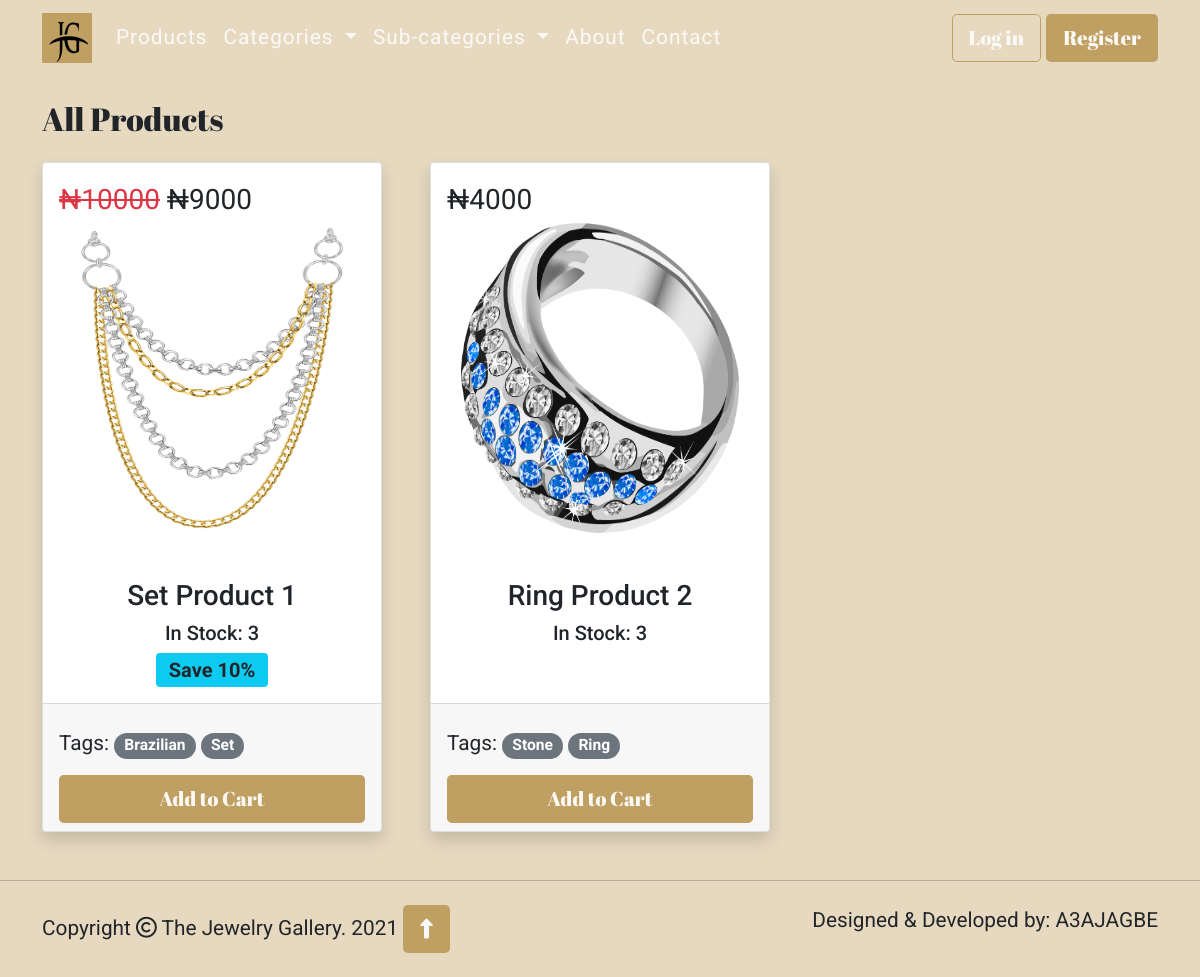
Page /store_products on the earlier database version.
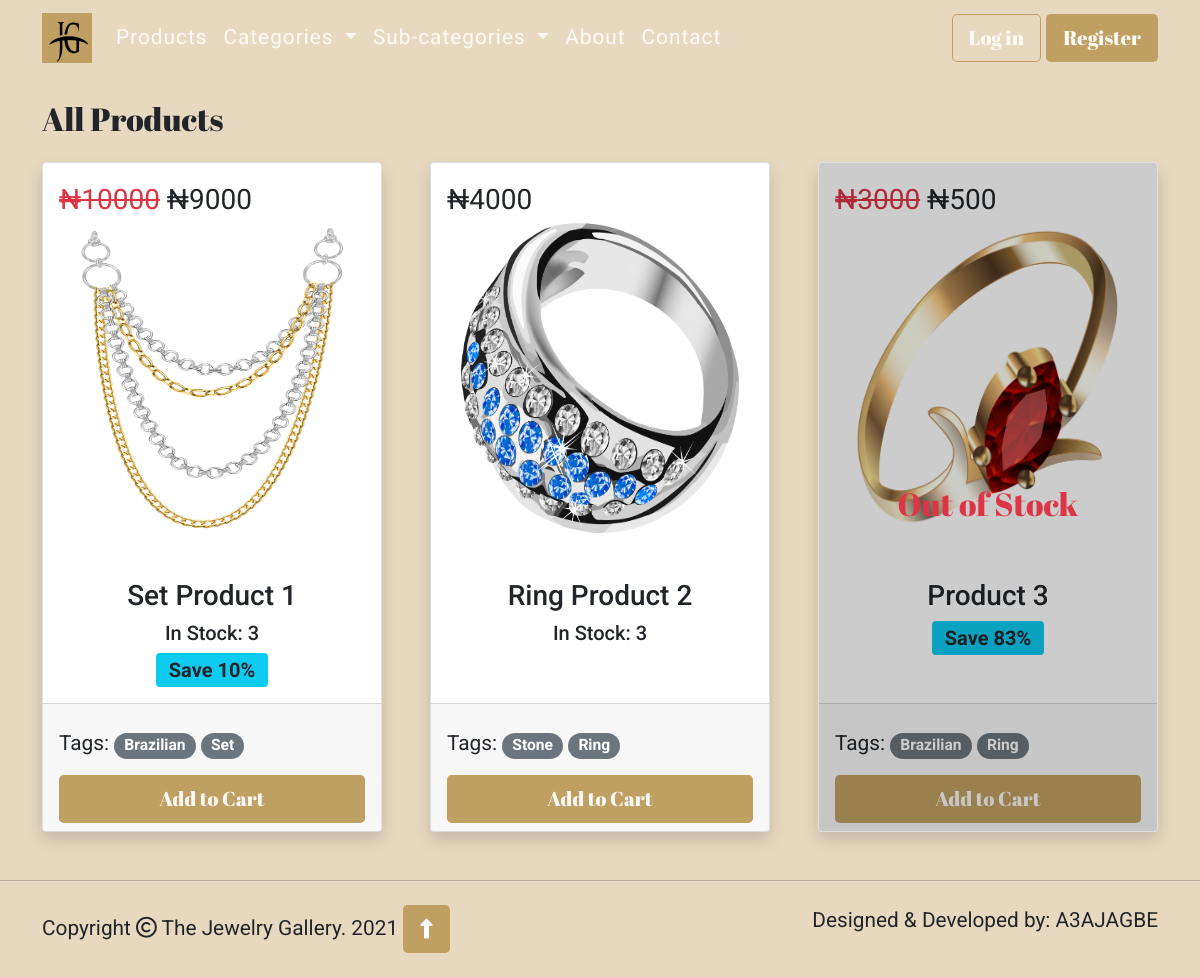
Same page on the later database version.
### store/models.py (models this page shows, shortened)
class Products(db.Model):
    id = db.Column(db.Integer, primary_key=True)
    name = db.Column(db.String(50), nullable=False)
    price = db.Column(db.Integer, nullable=False)
    discount = db.Column(db.Integer)
    stock = db.Column(db.Integer, nullable=False)
    image = db.Column(db.String(128), unique=True, nullable=False)
    category_id = db.Column(db.Integer, db.ForeignKey('categories.id'), nullable=False)
    sub_category_id = db.Column(db.Integer, db.ForeignKey('subcategories.id'), nullable=False)
    def get_percent_saved(self):
        amount_saved = self.price - self.discount
        return round(amount_saved / self.price * 100)

class Categories(db.Model):
    id = db.Column(db.Integer, primary_key=True)
    category = db.Column(db.String(50), unique=True, nullable=False)
    products = db.relationship('Products', backref='category', lazy=True)
    def __repr__(self):
        return self.category

class Subcategories(db.Model):
    id = db.Column(db.Integer, primary_key=True)
    sub_category = db.Column(db.String(50), unique=True, nullable=False)
    products = db.relationship('Products', backref='subcategory', lazy=True)
    def __repr__(self):
        return self.sub_category

### store/views.py (the view)
@app.route('/store_products')
def product():
    all_products = Products.query.all()
    categories = Categories.query.join(Products, (Categories.id == Products.category_id)).all()
    sub_categories = Subcategories.query.join(Products, (Subcategories.id == Products.sub_category_id)).all()
    return render_template('products.html', year=current_year, products=all_products, categories=categories,
                           sub_categories=sub_categories)

### store/templates/products.html (shortened to what this page needs)
{% extends 'base.html' %}
{% block content %}
  <div class="container products mb-5">
      <h2 class="pb-3">All Products</h2>
      {% include "_products_div.html" %}
  </div>
{% endblock %}

### store/templates/base.html (shortened to what this page needs)
<!doctype html>
<html lang="en">
  <head>
    {% block head %}
        <link href="https://cdn.jsdelivr.net/npm/bootstrap@5.0.0-beta3/dist/css/bootstrap.min.css" rel="stylesheet">
        <link rel="stylesheet" href="{{url_for('static', filename='style.css')}}">
    {% endblock %}
  </head>
<body>
    {% block navbar %}
      <nav class="navbar navbar-expand-lg navbar-dark fixed-top" id="navbar">
        <div class="container">
            <a class="navbar-brand" href="{{ url_for('index') }}">
                <img src="{{url_for('static', filename='images/jg.png')}}" alt="JG Logo" width="50" height="50">
            </a>
            <div class="collapse navbar-collapse" id="navbarSupportedContent">
                <ul class="navbar-nav me-auto mb-2 mb-lg-0">
                    <li class="nav-item">
                        <a class="nav-link" href="{{ url_for('product') }}">Products</a>
                    </li>
                    <li class="nav-item dropdown">
                        <a class="nav-link dropdown-toggle" href="#" id="navbarDropdown" role="button" data-bs-toggle="dropdown" aria-expanded="false">
                            Categories
                        </a>
                    </li>
                    <li class="nav-item dropdown">
                        <a class="nav-link dropdown-toggle" href="#" id="navbarDropdown2" role="button" data-bs-toggle="dropdown" aria-expanded="false">
                            Sub-categories
                        </a>
                    </li>
                    <li class="nav-item">
                        <a class="nav-link" href="{{ url_for('about') }}">About</a>
                    </li>
                    <li class="nav-item">
                        <a class="nav-link" href="{{ url_for('contact') }}">Contact</a>
                    </li>
                </ul>
               {% if current_user.is_authenticated%}
                    <div class="dropdown authenticated d-grid d-md-block ">
                      <button class="btn btn-lg dropdown-toggle" type="button" id="dropdownMenuButton1" data-bs-toggle="dropdown" aria-expanded="false">
                        {{current_user.first_name}}
                      </button>
                      <ul class="dropdown-menu dropdown-menu-lg-end" aria-labelledby="dropdownMenuButton1">
                        <li><a class="dropdown-item" href="{{ url_for('profile', name=current_user.first_name) }}">Profile</a></li>
                        <li><a class="dropdown-item" href="{{ url_for('change_password') }}">Change Password</a></li>
                        <li><a class="dropdown-item" href="#">Something else here</a></li>
                          <li><hr class="dropdown-divider"></li>
                         <li><a class="dropdown-item" href="{{ url_for('logout') }}">Logout</a></li>
                      </ul>
                    </div>
                {% else %}
                <div class="d-grid d-md-block gap-3">
                    <a class="btn theme-btn-outline btn-lg" href="{{ url_for('login') }}" role="button">Log in</a>
                    <a class="btn theme-btn btn-lg" href="{{ url_for('register') }}" role="button">Register</a>
                </div>
                {% endif %}
            </div>
        </div>
    </nav>
    {% endblock %}
    {% block content %}
    {% endblock %}
    {% block footer %}
    <hr>
    <footer>
        <div class="container pt-2 pb-2">
            <div class="row">
                <div class="col-lg-6">
                    <p>Copyright <i class="far fa-copyright"></i> The Jewelry Gallery. {{year}}
                        <a class="btn theme-btn btn-lg text-light" href="#navbar" role="button"><i class="fas fa-long-arrow-alt-up"></i></a>
                    </p>
                </div>
                <div class="col-lg-6">
                    <p class="footer-text">Designed & Developed by: A3AJAGBE</p>
                </div>
            </div>
        </div>
    </footer>
    {% endblock %}
</body>
</html>

### store/templates/_products_div.html
 <div class="row row-cols-1 row-cols-md-3 g-5">
    {% for product in products %}
      <div class="col">
            <div class="card h-100 shadow">
                <img src="static/products_images/{{product.image}}" class="card-img-top" alt="{{ product.name }} Image" height="400px">
                <div class="card-img-overlay price-overlay">
                    {% if product.discount %}
                    <p class="card-text fs-3">
                        <s class="text-danger">₦{{ product.price }}</s> ₦{{ product.discount }}</p>
                    {% else %}
                    <p class="card-text fs-3">₦{{ product.price }}</p>
                    {% endif %}
                </div>
                <div class="card-body text-center">
                    <h3 class="card-title">{{ product.name }}</h3>
                    {% if product.stock > 0 %}
                     <h5>In Stock: {{ product.stock }} </h5>
                    {% else %}
                        <div class="card-img-overlay stock-overlay">
                            <h2 class="text-danger">Out of Stock</h2>
                         </div>
                    {% endif %}
                    {% if product.discount %}
                        <span class="badge bg-info text-dark fs-5">Save {{ product.get_percent_saved() }}%</span>
                    {% endif %}
                </div>
                <div class="card-footer">
                    <p class="text-start pt-3">Tags:
                        <a href="{{ url_for('get_category', cat_id=product.category_id) }}"><span class="badge rounded-pill bg-secondary">{{ product.category }}</span></a>
                        <a href="{{ url_for('get_subcategory', sub_cat_id=product.sub_category_id) }}"><span class="badge rounded-pill bg-secondary">{{ product.subcategory }}</span></a>
                    </p>
                    <div class="d-grid">
                        <a class="btn theme-btn btn-lg" href="#" role="button">Add to Cart</a>
                    </div>
                </div>
            </div>
        </div>
     {% endfor %}
</div>

### store/static/style.css (style rules this page uses)
body { font-size: 1.3rem; font-family: 'Roboto', sans-serif; background: #E6D9C0; }
h1, h2 { font-family: 'Abril Fatface', cursive; }
.theme-btn { background: #C0A062; color: #FBF9F6; font-family: 'Abril Fatface', cursive; }
.theme-btn-outline { border-color: #C0A062; color: #FBF9F6; font-family: 'Abril Fatface', cursive; }
#navbar { position: absolute; background: #A28857; }
#navbar .navbar-nav .nav-link { letter-spacing: 1px; color: #FBF9F6; }
.home-products .card img, .products .card img { padding: 60px 30px 30px; }
.products { margin-top: 100px; }
.stock-overlay { background: rgba(0, 0, 0, .2); }
.stock-overlay h2 { margin: 100% auto; }
@media only screen and (min-width: 992px) { #navbar { background: transparent; } }
@media only screen and (min-width: 992px) { .footer-text { float: right; } }

Differences in the rows shown:
added Products: image (picture), price "3000", discount "500", name "Product 3", stock "Out of Stock", get_percent_saved "83", category "Brazilian", subcategory "Ring"
